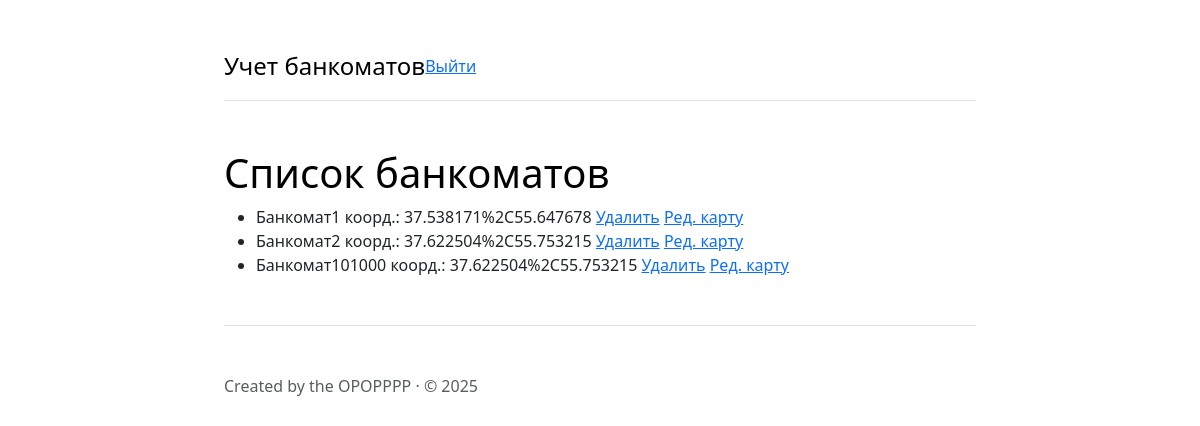
The app's page /listatm (signed in), older data.
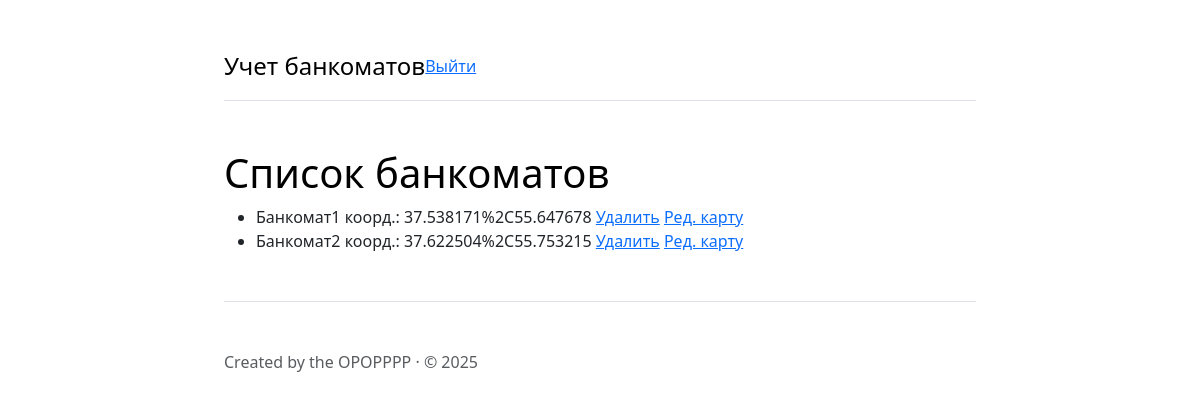
The same page, newer data.
### tables this page shows
CREATE TABLE "atm" (
	"id"	INTEGER NOT NULL,
	"device_id"	TEXT,
	"ll"	TEXT,
	"status"	INTEGER,
	PRIMARY KEY("id" AUTOINCREMENT)
);

### main.py (the view)
    def wrapper(cursor, connection):
        args = {}
        args['access'] = 0
        name = session.get("name", "")
        password = session.get("password", "")
        if not (name and password):
            return render_template("login.html", args=args)
        name = name.lower()
        cursor.execute(f"SELECT * FROM users WHERE LOWER(name)='{name}' AND password='{password}';")
        row = cursor.fetchone()
        if row:
            args['access'] = 1
            print("Вход успешен")
            return func(cursor, connection, args)
        else:
            return render_template("login.html", args=args)

### main.py (called while the page is built)
def connect_db(func):
    @wraps(func)
    def wrapper(*args, **kwargs):
        result = None
        try:
            db_path = os.path.join(current_app.root_path, 'db', 'main.db')
            connection = sqlite3.connect(db_path)
            connection.row_factory = sqlite3.Row
            print("Успешно подключились к SQLite БД.")
            try:
                cursor = connection.cursor()
                result = func(cursor, connection, *args, **kwargs)
            finally:
                connection.close()
                print("Соединение с SQLite БД закрыто.")
        except Exception as ex:
            print("Не удалось подключиться к SQLite БД.")
            print(ex)
        return result
    return wrapper

def authorization(func):
    def wrapper(cursor, connection):
        args = {}
        args['access'] = 0
        name = session.get("name", "")
        password = session.get("password", "")
        if not (name and password):
            return render_template("login.html", args=args)
        name = name.lower()
        cursor.execute(f"SELECT * FROM users WHERE LOWER(name)='{name}' AND password='{password}';")
        row = cursor.fetchone()
        if row:
            args['access'] = 1
            print("Вход успешен")
            return func(cursor, connection, args)
        else:
            return render_template("login.html", args=args)
    return wrapper

@app.route("/listatm", endpoint="listatm", methods=["GET", "POST"])
@connect_db
@authorization
def listatm_route(cursor, connection, args):
    return listatm(cursor, connection, args)

### view_listatm.py (called while the page is built)
def listatm(cursor, connection, args):
    args["title"] = "Список банкоматов"
    query = (
        f"SELECT * FROM atm;"
    )
    cursor.execute(query)
    atms = cursor.fetchall()
    args["atms"] = atms
    if request.method == "GET":
        return render_template("listatm.html", args=args)
    elif request.method == "POST":
        return render_template("listatm.html", args=args)

### templates/listatm.html
{% extends "base.html" %} {% block content %}
    <h1 class="text-body-emphasis">Список банкоматов</h1>
    <ul>
        {% for item in args['atms'] %}
        <li>{{item["device_id"]}} коорд.: {{item["ll"]}} <a href='/deleteatm?id={{ item["id"] }}'>Удалить</a> <a href='/editatm?id={{ item["id"] }}'>Ред. карту</a></li>
        {% endfor %}
    </ul>
{% endblock %}

### templates/base.html (shortened to what this page needs)
<!doctype html>
<html lang="en" data-bs-theme="auto">
  <head>
    <link rel="stylesheet" href="https://cdn.jsdelivr.net/npm/@docsearch/css@3">
<link href="https://cdn.jsdelivr.net/npm/bootstrap@5.3.3/dist/css/bootstrap.min.css" rel="stylesheet">
  </head>
  <body>
<div class="col-lg-8 mx-auto p-4 py-md-5">
  <header class="d-flex align-items-center pb-3 mb-5 border-bottom">
    <a href="/" class="d-flex align-items-center text-body-emphasis text-decoration-none">
      <span class="fs-4">Учет банкоматов</span>
    </a>
    {% if args['access'] != 0 %}
    <a href="/exit">Выйти</a>
    {% endif %}
  </header>
  <main>
{% block content %}{% endblock %}
  </main>
  <footer class="pt-5 my-5 text-body-secondary border-top">
    Created by the ОРОРРРР &middot; &copy; 2025
  </footer>
</div>
    </body>
</html>

Row changes from the older to the newer data that the page shows:
removed atm: device_id "Банкомат101000", ll "37.622504%2C55.753215"
